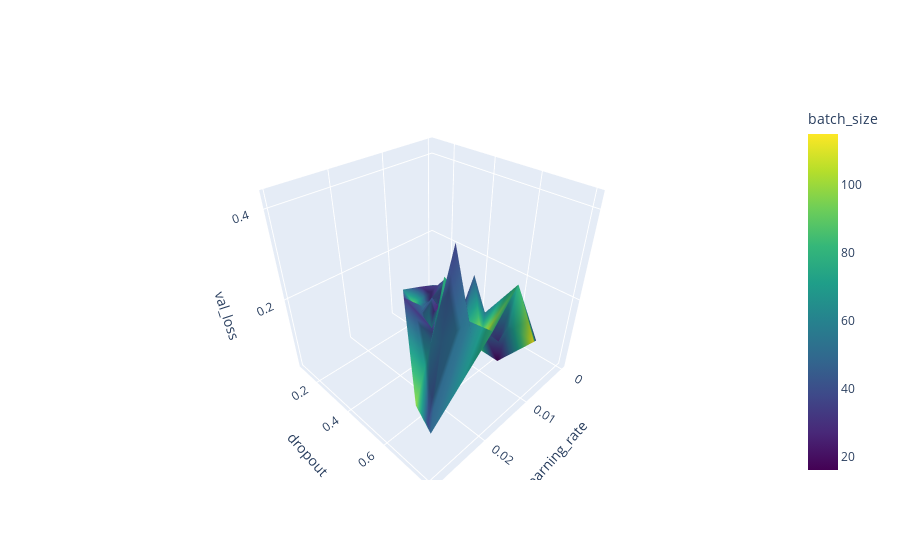

The notebook cell saved with this chart:
### Code cell
import plotly.express as px 
import plotly.graph_objects as go 

fig = go.Figure()
fig.add_traces(
    go.Mesh3d(
        x=df['learning_rate'], y=df['dropout'], z=df['val_loss'], 
        opacity=1,
        intensity=df['batch_size'], colorbar_title='batch_size',
        colorscale='viridis'
        )
    )
fig.add_traces(
    go.Scatter3d(
        x=min_df['learning_rate'], y=min_df['dropout'], z=min_df['val_loss']
    )
)
fig.update_layout(
    scene=dict(
        xaxis_title='learning_rate',
        yaxis_title='dropout',
        zaxis_title='val_loss',
    )
)
fig.show()
